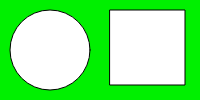
Frame 1 (no input)
Frame 60 (no input): identical to frame 1, image omitted
Frame 120 (the mouse pressed at the canvas centre since frame 60): identical to frame 1, image omitted

The p5.js sketch that drew this single still picture (run headless with seeded random() and noise() and a simulated clock; from frame 60 on, the mouse is pressed at the canvas centre):

// p5.js sketch
// ── sketch.js
function setup() {
  createCanvas(200,100);
}

function draw() {
  background(0, 240, 0);
  ellipse(50, 50, 80, 80);
  rect(110, 10, 75, 75)

}
